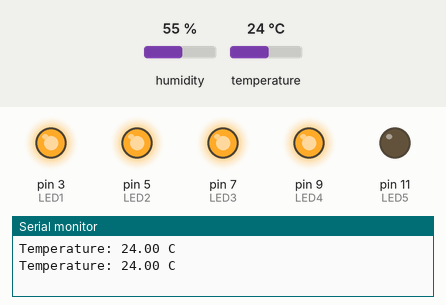
The sketch below on a simulated Arduino Uno, built with avr-gcc and run on an emulated ATmega328P. Parts: output pins drawn as LEDs (lit = HIGH), the last lines printed to the serial monitor. Inputs (shaded band) come from the test bench; at power-on: temperature 24 °C, humidity 55 %.

Above: at 6.8 s.
6.9 s: temperature set to 21 °C
At 9.4 s:
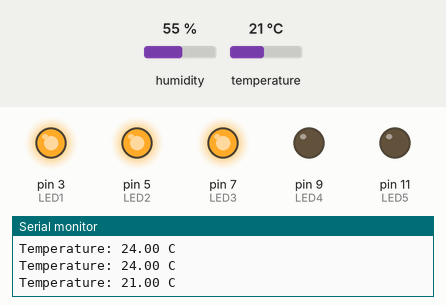
11.4 s: temperature set to 17 °C
15.9 s: temperature set to 14 °C
At 18.9 s:
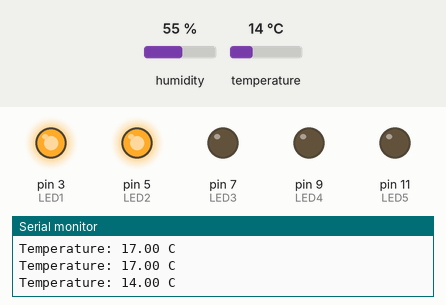
20.4 s: temperature set to 33 °C
At 22.1 s:
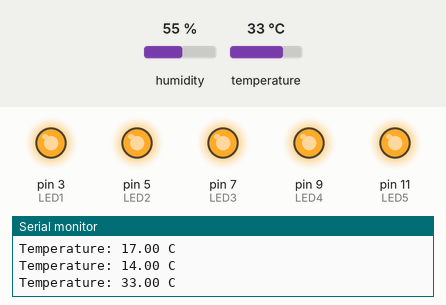
24.9 s: temperature set to 29 °C
At 28.4 s:
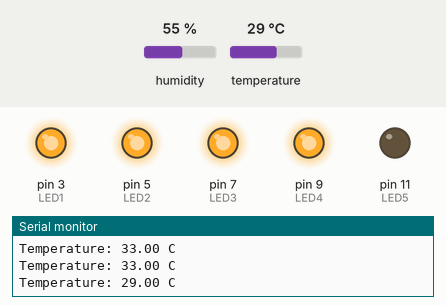
29.4 s: temperature set to 12 °C
At 31.6 s:
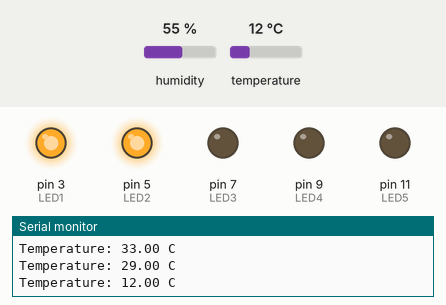
Timing chart, 0 to 33.1 s (numbered marks = the images above; inputs shaded):
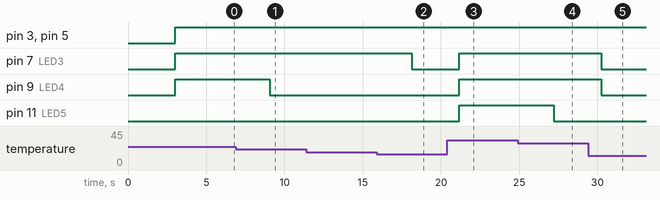

Measured:
- the behaviour switches between 23 and 22 °C on temperature (found by bisection; images 0 and 1)
- the behaviour switches between 16 and 15 °C on temperature (found by bisection; images 1 and 2)
- the behaviour switches between 31 and 30 °C on temperature (found by bisection; images 3 and 4)
- after the input at 6.9 s, pin 9 (LED4): HIGH → LOW after 2.2 s
- after the input at 15.9 s, pin 7 (LED3): HIGH → LOW after 2.2 s
- after the input at 20.4 s, pin 7 (LED3), pin 9 (LED4), pin 11 (LED5): LOW → HIGH after 0.77 s
- after the input at 24.9 s, pin 11 (LED5): HIGH → LOW after 2.3 s
- after the input at 29.4 s, pin 7 (LED3), pin 9 (LED4): HIGH → LOW after 0.84 s

The sketch:

exercise2.ino
```cpp
// File: exercise2.ino

/*
 * WP5 - Exercise 2
 * John Dickson, Oliver Hansson, Sebastian Vingård Larsson
 * 2026-03-XX
 * group: 27
 * Submission code: XXXXXX
 */

#include "DHT.h" // dht library

// define DHT pins and type
#define DHTPIN 12
#define DHTTYPE DHT11

// LED pins
#define LED1 3
#define LED2 5
#define LED3 7
#define LED4 9
#define LED5 11

// temperature thresholds for amount of LEDs to light
#define TEMP_LEVEL_1 0
#define TEMP_LEVEL_2 7
#define TEMP_LEVEL_3 15
#define TEMP_LEVEL_4 22
#define TEMP_LEVEL_5 30

// initialize and create our dht
DHT dht(DHTPIN, DHTTYPE);

void setup() {
  // begin serial monitor
  Serial.begin(9600);
  // because R4 is uncompatible natively with some of our parts
  // we're making sure that everything is running before we continue, here its serial
  while (!Serial);

  // set pinmode for LEDs
  pinMode(LED1, OUTPUT);
  pinMode(LED2, OUTPUT);
  pinMode(LED3, OUTPUT);
  pinMode(LED4, OUTPUT);
  pinMode(LED5, OUTPUT);

  // start dht
  dht.begin();
}

void loop() {
  // because dht11 is old and not really natively compatible to R4
  // we need to delay at the start to ensure everything is runnning before we start reading
  delay(3000);

  // read temperature
  float temp = dht.readTemperature();

  // check if temp is null
  if (isnan(temp)) {
    Serial.println("Failed to read from DHT sensor!");
    return;
  }

  // print temp to serial
  Serial.print("Temperature: ");
  Serial.print(temp);
  Serial.println(" C");

  // reset LEDs
  digitalWrite(LED1, LOW);
  digitalWrite(LED2, LOW);
  digitalWrite(LED3, LOW);
  digitalWrite(LED4, LOW);
  digitalWrite(LED5, LOW);

  // checking how many LEDs to light depending on temperature
  if (temp > TEMP_LEVEL_1) digitalWrite(LED1, HIGH);
  if (temp > TEMP_LEVEL_2) digitalWrite(LED2, HIGH);
  if (temp > TEMP_LEVEL_3) digitalWrite(LED3, HIGH);
  if (temp > TEMP_LEVEL_4) digitalWrite(LED4, HIGH);
  if (temp > TEMP_LEVEL_5) digitalWrite(LED5, HIGH);
}
```
